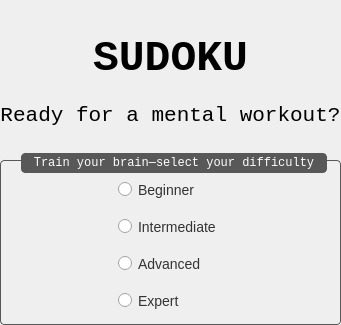
      <widget class="QWidget" name="HomePage">
       <layout class="QVBoxLayout" name="verticalLayout_2">
        <property name="spacing">
         <number>20</number>
        </property>
        <property name="leftMargin">
         <number>0</number>
        </property>
        <property name="topMargin">
         <number>0</number>
        </property>
        <property name="rightMargin">
         <number>0</number>
        </property>
        <property name="bottomMargin">
         <number>0</number>
        </property>
        <item alignment="Qt::AlignHCenter">
         <widget class="QLabel" name="gameLogoLabel">
          <property name="maximumSize">
           <size>
            <width>100</width>
            <height>100</height>
           </size>
          </property>
          <property name="text">
           <string/>
          </property>
          <property name="pixmap">
           <pixmap resource="../resources.qrc">:/Files/sudoku.png</pixmap>
          </property>
          <property name="scaledContents">
           <bool>true</bool>
          </property>
          <property name="alignment">
           <set>Qt::AlignCenter</set>
          </property>
         </widget>
        </item>
        <item>
         <widget class="QLabel" name="gameTitleLabel">
          <property name="maximumSize">
           <size>
            <width>16777215</width>
            <height>50</height>
           </size>
          </property>
          <property name="font">
           <font>
            <family>Consolas</family>
            <pointsize>32</pointsize>
            <weight>75</weight>
            <italic>false</italic>
            <bold>true</bold>
            <strikeout>false</strikeout>
            <kerning>true</kerning>
           </font>
          </property>
          <property name="text">
           <string>SUDOKU</string>
          </property>
          <property name="alignment">
           <set>Qt::AlignCenter</set>
          </property>
         </widget>
        </item>
        <item>
         <widget class="QLabel" name="gameMessageLabel">
          <property name="maximumSize">
           <size>
            <width>16777215</width>
            <height>25</height>
           </size>
          </property>
          <property name="font">
           <font>
            <family>Consolas</family>
            <pointsize>16</pointsize>
           </font>
          </property>
          <property name="text">
           <string>Ready for a mental workout?</string>
          </property>
          <property name="alignment">
           <set>Qt::AlignCenter</set>
          </property>
         </widget>
        </item>
        <item alignment="Qt::AlignTop">
         <widget class="QGroupBox" name="levelGroupBox">
          <property name="sizePolicy">
           <sizepolicy hsizetype="Preferred" vsizetype="Fixed">
            <horstretch>0</horstretch>
            <verstretch>0</verstretch>
           </sizepolicy>
          </property>
          <property name="font">
           <font>
            <family>Consolas</family>
           </font>
          </property>
          <property name="styleSheet">
           <string notr="true">/* QGroupBox */
QGroupBox {
    border: 1px solid #585858;
    border-radius: 4px;
    margin-top: 12px;
    padding: 10px;
}

/* QGroupBox Title */
QGroupBox::title {
    subcontrol-origin: margin;
    subcontrol-position: top center;
	background: #585858;
    color: #fff;
	font-weight: bold;
    padding: 2px 8px;
	border: 1px solid #585858;
    border-radius: 4px;
    top: 5px;
	left: 0px;
}

/* RadioButton */
QRadioButton {
    font-size: 14px;
    color: #333;
    spacing: 6px;
}

QRadioButton::indicator:unchecked {
	image: url(:/Files/check_off.png);
	width: 20px;
	height: 20px;
}

QRadioButton::indicator:unchecked:hover {
	image: url(:/Files/check_on.png);
	width: 20px;
	height: 20px;
}

QRadioButton::indicator:checked {
	image: url(:/Files/check_on.png);
	width: 20px;
	height: 20px;
}
</string>
          </property>
          <property name="title">
           <string>Train your brain—select your difficulty</string>
          </property>
          <property name="alignment">
           <set>Qt::AlignCenter</set>
          </property>
          <layout class="QVBoxLayout" name="verticalLayout_6">
           <property name="spacing">
            <number>20</number>
           </property>
           <property name="leftMargin">
            <number>20</number>
           </property>
           <property name="topMargin">
            <number>10</number>
           </property>
           <property name="rightMargin">
            <number>20</number>
           </property>
           <property name="bottomMargin">
            <number>5</number>
           </property>
           <item alignment="Qt::AlignHCenter">
            <widget class="QRadioButton" name="beginnerLevelButton">
             <property name="minimumSize">
              <size>
               <width>105</width>
               <height>0</height>
              </size>
             </property>
             <property name="cursor">
              <cursorShape>PointingHandCursor</cursorShape>
             </property>
             <property name="text">
              <string>Beginner</string>
             </property>
             <property name="checkable">
              <bool>true</bool>
             </property>
             <property name="checked">
              <bool>false</bool>
             </property>
            </widget>
           </item>
           <item alignment="Qt::AlignHCenter">
            <widget class="QRadioButton" name="intermediateLevelButton">
             <property name="minimumSize">
              <size>
               <width>105</width>
               <height>0</height>
              </size>
             </property>
             <property name="cursor">
              <cursorShape>PointingHandCursor</cursorShape>
             </property>
             <property name="text">
              <string>Intermediate</string>
             </property>
            </widget>
           </item>
           <item alignment="Qt::AlignHCenter">
            <widget class="QRadioButton" name="advancedLevelButton">
             <property name="minimumSize">
              <size>
               <width>105</width>
               <height>0</height>
              </size>
             </property>
             <property name="cursor">
              <cursorShape>PointingHandCursor</cursorShape>
             </property>
             <property name="text">
              <string>Advanced</string>
             </property>
            </widget>
           </item>
           <item alignment="Qt::AlignHCenter">
            <widget class="QRadioButton" name="expertLevelButton">
             <property name="minimumSize">
              <size>
               <width>105</width>
               <height>0</height>
              </size>
             </property>
             <property name="text">
              <string>Expert</string>
             </property>
            </widget>
           </item>
          </layout>
         </widget>
        </item>
       </layout>
      </widget>
